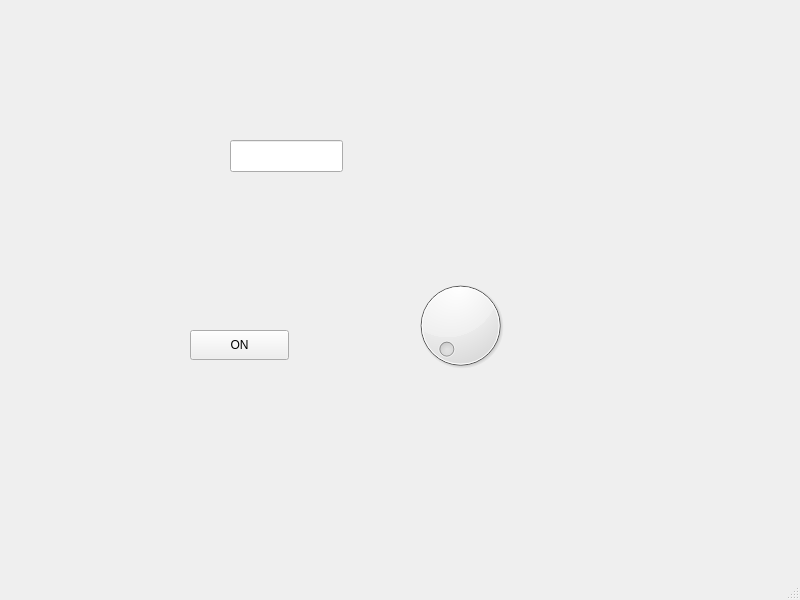
<?xml version="1.0" encoding="UTF-8"?>
<ui version="4.0">
 <class>MainWindow</class>
 <widget class="QMainWindow" name="MainWindow">
  <property name="geometry">
   <rect>
    <x>0</x>
    <y>0</y>
    <width>800</width>
    <height>600</height>
   </rect>
  </property>
  <property name="windowTitle">
   <string>MainWindow</string>
  </property>
  <widget class="QWidget" name="centralwidget">
   <widget class="QLineEdit" name="lineTextBox">
    <property name="geometry">
     <rect>
      <x>230</x>
      <y>140</y>
      <width>113</width>
      <height>32</height>
     </rect>
    </property>
   </widget>
   <widget class="QDial" name="dial">
    <property name="geometry">
     <rect>
      <x>410</x>
      <y>270</y>
      <width>101</width>
      <height>111</height>
     </rect>
    </property>
   </widget>
   <widget class="QPushButton" name="btn">
    <property name="geometry">
     <rect>
      <x>190</x>
      <y>330</y>
      <width>99</width>
      <height>30</height>
     </rect>
    </property>
    <property name="text">
     <string>ON</string>
    </property>
   </widget>
  </widget>
  <widget class="QMenuBar" name="menubar">
   <property name="geometry">
    <rect>
     <x>0</x>
     <y>0</y>
     <width>800</width>
     <height>28</height>
    </rect>
   </property>
  </widget>
  <widget class="QStatusBar" name="statusbar"/>
 </widget>
 <resources/>
 <connections/>
</ui>
